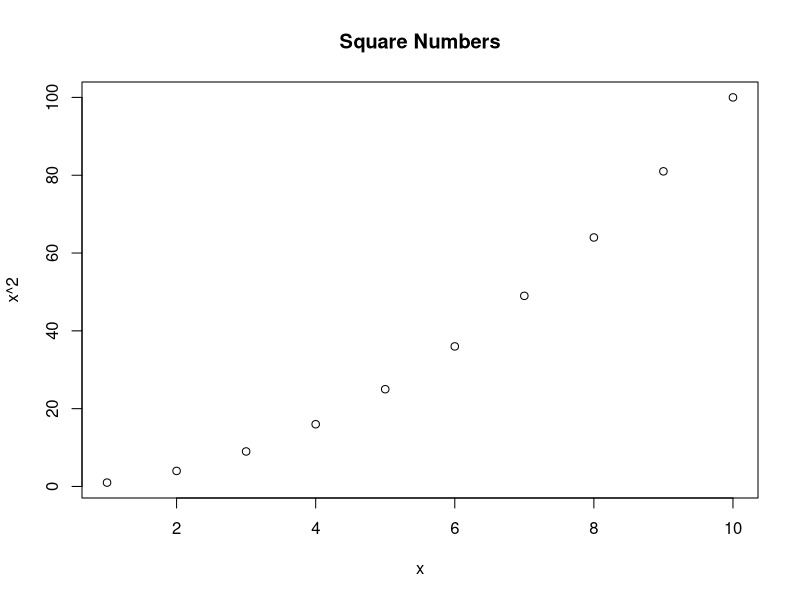

The R script that drew this image:
## ---- chunk 1
#| echo: fenced
x <- 1:10
mean(x)
## ---- chunk 2
#| fig-width: 5
#| fig-height: 4
#| fig-cap: "A simple scatter plot"
plot(
    1:10,
    (1:10)^2,
    main = "Square Numbers",
    xlab = "x",
    ylab = "x^2"
)
## ---- chunk 3
x <- c(1, 2, 3)
mean(x)
## ---- chunk 4
secret <- 42
